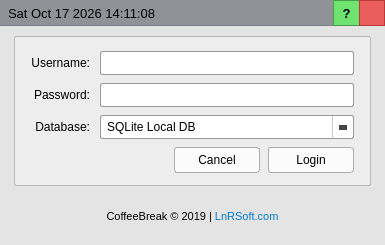
<?xml version="1.0" encoding="UTF-8"?>
<ui version="4.0">
 <class>LoginDialog</class>
 <widget class="QDialog" name="LoginDialog">
  <property name="geometry">
   <rect>
    <x>0</x>
    <y>0</y>
    <width>385</width>
    <height>245</height>
   </rect>
  </property>
  <property name="minimumSize">
   <size>
    <width>385</width>
    <height>245</height>
   </size>
  </property>
  <property name="maximumSize">
   <size>
    <width>385</width>
    <height>245</height>
   </size>
  </property>
  <property name="windowTitle">
   <string>CoffeeBreak Login</string>
  </property>
  <property name="windowIcon">
   <iconset resource="icons.qrc">
    <normaloff>:/icons/icons/database.svg</normaloff>:/icons/icons/database.svg</iconset>
  </property>
  <property name="styleSheet">
   <string notr="true">QDialog {
    background-color: #e4e4e4;
    font-family: 'Segoe UI', Arial, sans-serif;
}</string>
  </property>
  <layout class="QVBoxLayout" name="mainLayout">
   <property name="spacing">
    <number>10</number>
   </property>
   <property name="leftMargin">
    <number>0</number>
   </property>
   <property name="topMargin">
    <number>0</number>
   </property>
   <property name="rightMargin">
    <number>0</number>
   </property>
   <property name="bottomMargin">
    <number>8</number>
   </property>
   <item>
    <widget class="QWidget" name="topBar" native="true">
     <property name="minimumSize">
      <size>
       <width>0</width>
       <height>26</height>
      </size>
     </property>
     <property name="maximumSize">
      <size>
       <width>16777215</width>
       <height>26</height>
      </size>
     </property>
     <property name="styleSheet">
      <string notr="true">QWidget#topBar {
    background-color: #8f9296;
    border-bottom: 1px solid #7d8084;
}</string>
     </property>
     <layout class="QHBoxLayout" name="topBarLayout">
      <property name="spacing">
       <number>0</number>
      </property>
      <property name="leftMargin">
       <number>8</number>
      </property>
      <property name="topMargin">
       <number>0</number>
      </property>
      <property name="rightMargin">
       <number>0</number>
      </property>
      <property name="bottomMargin">
       <number>0</number>
      </property>
      <item>
       <widget class="QLabel" name="m_timeLabel">
        <property name="styleSheet">
         <string notr="true">color: #000000;
font-family: 'Segoe UI', Arial, sans-serif;
font-size: 13px;
font-weight: normal;</string>
        </property>
        <property name="text">
         <string>Sat Oct 17 2026 14:11:08</string>
        </property>
       </widget>
      </item>
      <item>
       <spacer name="horizontalSpacerTop">
        <property name="orientation">
         <enum>Qt::Orientation::Horizontal</enum>
        </property>
        <property name="sizeHint" stdset="0">
         <size>
          <width>40</width>
          <height>20</height>
         </size>
        </property>
       </spacer>
      </item>
      <item>
       <widget class="QPushButton" name="m_helpBtn">
        <property name="minimumSize">
         <size>
          <width>26</width>
          <height>26</height>
         </size>
        </property>
        <property name="maximumSize">
         <size>
          <width>26</width>
          <height>26</height>
         </size>
        </property>
        <property name="cursor">
         <cursorShape>PointingHandCursor</cursorShape>
        </property>
        <property name="toolTip">
         <string>Information &amp; Help</string>
        </property>
        <property name="styleSheet">
         <string notr="true">QPushButton {
    background-color: #6fe36f;
    border: 1px solid #489e48;
    border-right: none;
    color: #000000;
    font-weight: bold;
    font-size: 13px;
}
QPushButton:hover {
    background-color: #5bd45b;
}
QPushButton:pressed {
    background-color: #4ac04a;
}</string>
        </property>
        <property name="text">
         <string>?</string>
        </property>
       </widget>
      </item>
      <item>
       <widget class="QPushButton" name="m_powerBtn">
        <property name="minimumSize">
         <size>
          <width>26</width>
          <height>26</height>
         </size>
        </property>
        <property name="maximumSize">
         <size>
          <width>26</width>
          <height>26</height>
         </size>
        </property>
        <property name="cursor">
         <cursorShape>PointingHandCursor</cursorShape>
        </property>
        <property name="toolTip">
         <string>Exit CoffeeBreak</string>
        </property>
        <property name="styleSheet">
         <string notr="true">QPushButton {
    background-color: #ea5d5d;
    border: 1px solid #ba3838;
}
QPushButton:hover {
    background-color: #dc4b4b;
}
QPushButton:pressed {
    background-color: #cb3939;
}</string>
        </property>
        <property name="text">
         <string/>
        </property>
        <property name="icon">
         <iconset resource="icons.qrc">
          <normaloff>:/icons/icons/power-switch.svg</normaloff>:/icons/icons/power-switch.svg</iconset>
        </property>
        <property name="iconSize">
         <size>
          <width>16</width>
          <height>16</height>
         </size>
        </property>
       </widget>
      </item>
     </layout>
    </widget>
   </item>
   <item>
    <widget class="QWidget" name="centerWrapper" native="true">
     <layout class="QHBoxLayout" name="centerWrapperLayout">
      <property name="leftMargin">
       <number>14</number>
      </property>
      <property name="topMargin">
       <number>0</number>
      </property>
      <property name="rightMargin">
       <number>14</number>
      </property>
      <property name="bottomMargin">
       <number>0</number>
      </property>
      <item>
       <widget class="QFrame" name="formFrame">
        <property name="styleSheet">
         <string notr="true">QFrame#formFrame {
    background-color: #ededed;
    border: 1px solid #b8b8b8;
    border-radius: 2px;
}
QLabel {
    color: #000000;
    font-size: 12px;
}
QLineEdit {
    background-color: #ffffff;
    border: 1px solid #999999;
    border-radius: 2px;
    padding: 2px 4px;
    color: #000000;
    font-size: 12px;
}
QLineEdit:focus {
    border: 1px solid #0078d7;
}
QComboBox {
    background-color: #ffffff;
    border: 1px solid #999999;
    border-radius: 2px;
    padding: 2px 6px;
    color: #000000;
    font-size: 12px;
}
QComboBox::drop-down {
    subcontrol-origin: padding;
    subcontrol-position: top right;
    width: 20px;
    border-left: 1px solid #c8c8c8;
}
QComboBox::down-arrow {
    border-left: 4px solid transparent;
    border-right: 4px solid transparent;
    border-top: 5px solid #444444;
    width: 0px;
    height: 0px;
    margin-top: 1px;
}
QComboBox QAbstractItemView {
    background-color: #ffffff;
    color: #000000;
    selection-background-color: #0078d7;
    selection-color: #ffffff;
}</string>
        </property>
        <property name="frameShape">
         <enum>QFrame::Shape::StyledPanel</enum>
        </property>
        <property name="frameShadow">
         <enum>QFrame::Shadow::Raised</enum>
        </property>
        <layout class="QGridLayout" name="gridLayout">
         <property name="leftMargin">
          <number>16</number>
         </property>
         <property name="topMargin">
          <number>14</number>
         </property>
         <property name="rightMargin">
          <number>16</number>
         </property>
         <property name="bottomMargin">
          <number>12</number>
         </property>
         <property name="horizontalSpacing">
          <number>10</number>
         </property>
         <property name="verticalSpacing">
          <number>8</number>
         </property>
         <item row="0" column="0">
          <widget class="QLabel" name="userLabel">
           <property name="text">
            <string>Username:</string>
           </property>
           <property name="alignment">
            <set>Qt::AlignmentFlag::AlignRight|Qt::AlignmentFlag::AlignVCenter</set>
           </property>
          </widget>
         </item>
         <item row="0" column="1">
          <widget class="QLineEdit" name="m_usernameEdit">
           <property name="minimumSize">
            <size>
             <width>0</width>
             <height>24</height>
            </size>
           </property>
           <property name="maximumSize">
            <size>
             <width>16777215</width>
             <height>24</height>
            </size>
           </property>
          </widget>
         </item>
         <item row="1" column="0">
          <widget class="QLabel" name="passLabel">
           <property name="text">
            <string>Password:</string>
           </property>
           <property name="alignment">
            <set>Qt::AlignmentFlag::AlignRight|Qt::AlignmentFlag::AlignVCenter</set>
           </property>
          </widget>
         </item>
         <item row="1" column="1">
          <widget class="QLineEdit" name="m_passwordEdit">
           <property name="minimumSize">
            <size>
             <width>0</width>
             <height>24</height>
            </size>
           </property>
           <property name="maximumSize">
            <size>
             <width>16777215</width>
             <height>24</height>
            </size>
           </property>
           <property name="echoMode">
            <enum>QLineEdit::EchoMode::Password</enum>
           </property>
          </widget>
         </item>
         <item row="2" column="0">
          <widget class="QLabel" name="dbLabel">
           <property name="text">
            <string>Database:</string>
           </property>
           <property name="alignment">
            <set>Qt::AlignmentFlag::AlignRight|Qt::AlignmentFlag::AlignVCenter</set>
           </property>
          </widget>
         </item>
         <item row="2" column="1">
          <widget class="QComboBox" name="m_databaseCombo">
           <property name="minimumSize">
            <size>
             <width>0</width>
             <height>24</height>
            </size>
           </property>
           <property name="maximumSize">
            <size>
             <width>16777215</width>
             <height>24</height>
            </size>
           </property>
           <item>
            <property name="text">
             <string>SQLite Local DB</string>
            </property>
            <property name="icon">
             <iconset resource="icons.qrc">
              <normaloff>:/icons/icons/database.svg</normaloff>:/icons/icons/database.svg</iconset>
            </property>
           </item>
          </widget>
         </item>
         <item row="3" column="0" colspan="2">
          <layout class="QHBoxLayout" name="buttonsLayout">
           <property name="spacing">
            <number>8</number>
           </property>
           <item>
            <spacer name="horizontalSpacerButtons">
             <property name="orientation">
              <enum>Qt::Orientation::Horizontal</enum>
             </property>
             <property name="sizeHint" stdset="0">
              <size>
               <width>40</width>
               <height>20</height>
              </size>
             </property>
            </spacer>
           </item>
           <item>
            <widget class="QPushButton" name="m_cancelBtn">
             <property name="minimumSize">
              <size>
               <width>86</width>
               <height>26</height>
              </size>
             </property>
             <property name="maximumSize">
              <size>
               <width>86</width>
               <height>26</height>
              </size>
             </property>
             <property name="cursor">
              <cursorShape>PointingHandCursor</cursorShape>
             </property>
             <property name="styleSheet">
              <string notr="true">QPushButton {
    background-color: #fbfbfb;
    border: 1px solid #adadad;
    border-radius: 3px;
    color: #000000;
    font-size: 12px;
}
QPushButton:hover {
    background-color: #e5f1fb;
    border-color: #0078d7;
}
QPushButton:pressed {
    background-color: #cce4f7;
}</string>
             </property>
             <property name="text">
              <string>Cancel</string>
             </property>
             <property name="icon">
              <iconset resource="icons.qrc">
               <normaloff>:/icons/icons/exit.svg</normaloff>:/icons/icons/exit.svg</iconset>
             </property>
             <property name="iconSize">
              <size>
               <width>16</width>
               <height>16</height>
              </size>
             </property>
            </widget>
           </item>
           <item>
            <widget class="QPushButton" name="m_loginBtn">
             <property name="minimumSize">
              <size>
               <width>86</width>
               <height>26</height>
              </size>
             </property>
             <property name="maximumSize">
              <size>
               <width>86</width>
               <height>26</height>
              </size>
             </property>
             <property name="cursor">
              <cursorShape>PointingHandCursor</cursorShape>
             </property>
             <property name="styleSheet">
              <string notr="true">QPushButton {
    background-color: #fbfbfb;
    border: 1px solid #adadad;
    border-radius: 3px;
    color: #000000;
    font-size: 12px;
}
QPushButton:hover {
    background-color: #e5f1fb;
    border-color: #0078d7;
}
QPushButton:pressed {
    background-color: #cce4f7;
}</string>
             </property>
             <property name="text">
              <string>Login</string>
             </property>
             <property name="icon">
              <iconset resource="icons.qrc">
               <normaloff>:/icons/icons/home.svg</normaloff>:/icons/icons/home.svg</iconset>
             </property>
             <property name="iconSize">
              <size>
               <width>16</width>
               <height>16</height>
              </size>
             </property>
             <property name="default">
              <bool>true</bool>
             </property>
            </widget>
           </item>
          </layout>
         </item>
        </layout>
       </widget>
      </item>
     </layout>
    </widget>
   </item>
   <item>
    <widget class="QLabel" name="footerLabel">
     <property name="styleSheet">
      <string notr="true">color: #000000;
font-size: 11px;</string>
     </property>
     <property name="text">
      <string>CoffeeBreak © 2019 | &lt;a href=&quot;https://lnrsoft.com&quot; style=&quot;color: #0078d7; text-decoration: none;&quot;&gt;LnRSoft.com&lt;/a&gt;</string>
     </property>
     <property name="alignment">
      <set>Qt::AlignmentFlag::AlignCenter</set>
     </property>
     <property name="openExternalLinks">
      <bool>true</bool>
     </property>
    </widget>
   </item>
  </layout>
 </widget>
 <resources>
  <include location="icons.qrc"/>
 </resources>
 <connections/>
</ui>
